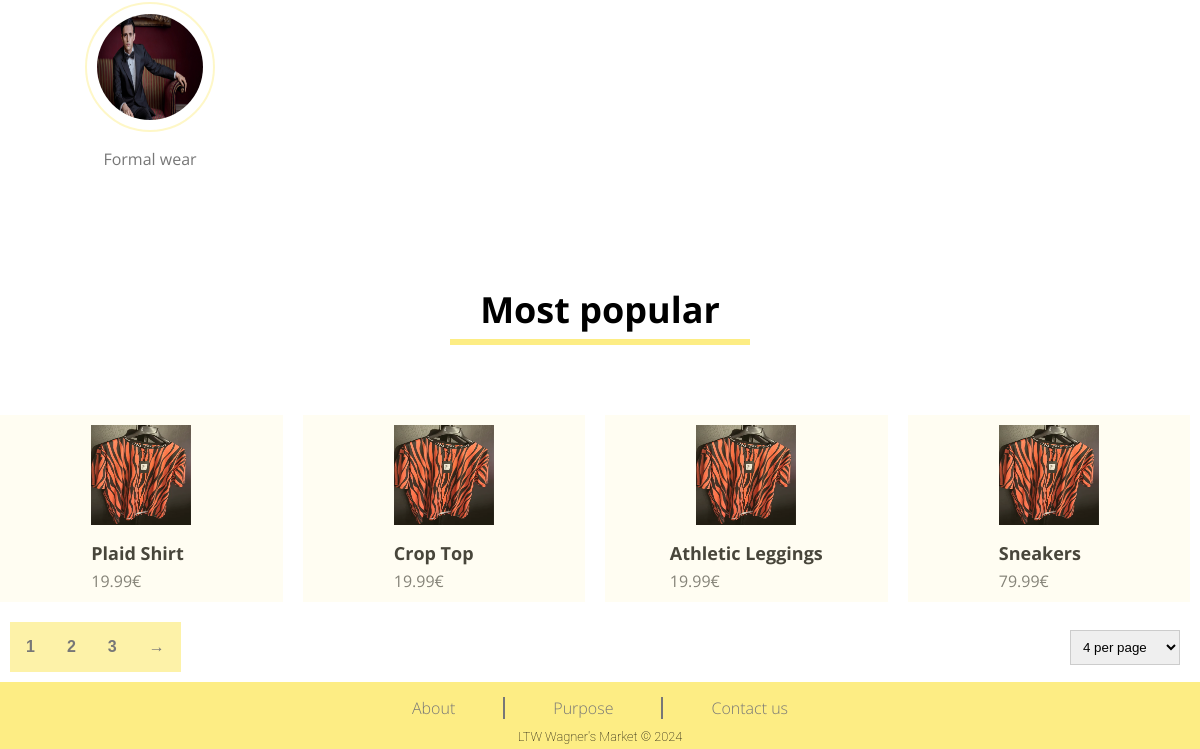
The page /public/pages (lower part) on the database as committed earlier.
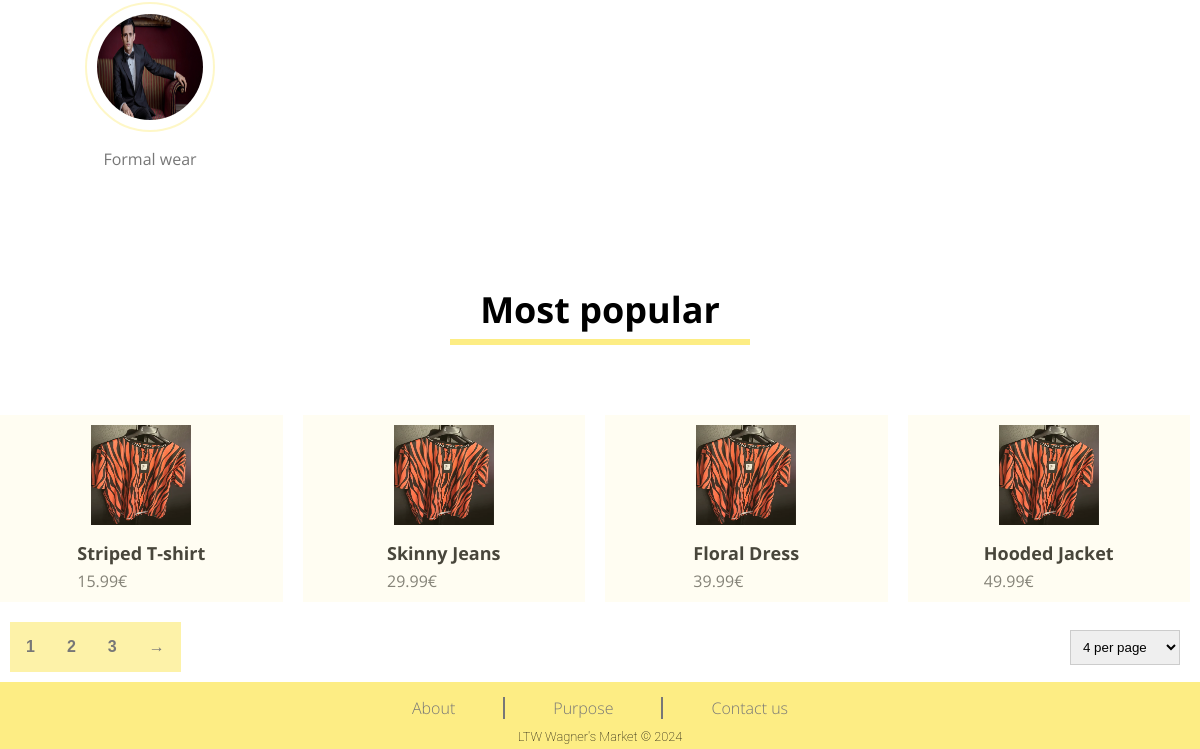
The same page on the database as committed later.
### tables this page shows
CREATE TABLE CATEGORY (
    CategoryName TEXT NOT NULL,
    CategoryImage TEXT NOT NULL,
    CONSTRAINT Pk_CategoryName PRIMARY KEY (CategoryName)
);

CREATE TABLE ITEM (
    ItemId INTEGER PRIMARY KEY AUTOINCREMENT,
    UserId INTEGER NOT NULL,
    Title TEXT NOT NULL,
    Price FLOAT NOT NULL,
    Description TEXT NOT NULL,
    Condition TEXT NOT NULL,
    Size TEXT NOT NULL,
    Brand TEXT NOT NULL,
    ImagePath TEXT NOT NULL,
    WishlistCounter INTEGER DEFAULT 0,
    Timestamp DATETIME NOT NULL DEFAULT CURRENT_TIMESTAMP,
    CONSTRAINT PriceConstraint CHECK (Price > 0),
    FOREIGN KEY (UserId) REFERENCES USER (UserId) ON DELETE CASCADE ON UPDATE CASCADE,
    FOREIGN KEY (Condition) REFERENCES CONDITION (Condition) ON DELETE CASCADE ON UPDATE CASCADE,
    FOREIGN KEY (Size) REFERENCES SIZE (Size) ON DELETE CASCADE ON UPDATE CASCADE
);

### public/pages/index.php (called while the page is built, shortened)
<?php
require_once(__DIR__ . '/../../private/database/connection.db.php');
require_once(__DIR__ . '/../../private/database/item.class.php');
require_once(__DIR__ . '/../../private/database/category.class.php');
require_once(__DIR__ . '/../../private/templates/common.tpl.php');
require_once(__DIR__ . '/../../private/templates/category.tpl.php');
require_once(__DIR__ . '/../../private/templates/item.tpl.php');
$limit = 4;
$offset = 0;
$db = getDatabaseConnection();
$categories = Category::getCategories($db);
$items = Item::getMostPopularItems($db, $limit, $offset);
$numItems = Item::getNumItems($db);
drawCategories($categories);
drawItems("Most popular", $items);
drawPagination(intval(ceil($numItems / $limit)), "most_popular");
?>

### private/database/category.class.php (called while the page is built, shortened)
<?php
class Category
{
    public function __construct(string $categoryName, string $categoryImage)
    {
        $this->categoryName = $categoryName;
        $this->categoryImage = $categoryImage;
    }
    static function getCategories(PDO $db): array
    {
        $stmt = $db->prepare('SELECT CategoryName, CategoryImage FROM CATEGORY');
        $stmt->execute(array());
        $categories = array();
        while ($category = $stmt->fetch()) {
            $categories[] = new Category(
                $category['CategoryName'],
                $category['CategoryImage']
            );
        }
        return $categories;
    }
}
?>

### private/database/item.class.php (called while the page is built, shortened)
<?php
class Item
{
    public function __construct(int $itemId, int $userId, string $title, float $price, string $description, string $condition, string $size, string $brand, string $imagePath, int $wishlistCounter, string $timeStamp)
    {
        $this->itemId = $itemId;
        $this->title = $title;
        $this->price = $price;
        $this->imagePath = $imagePath;
    }
    static function getMostPopularItems(PDO $db, int $count, int $offset): array
    {
        $stmt = $db->prepare('SELECT ItemId, UserId, Title, Price, Description, Condition,
            Size, Brand, ImagePath, WishlistCounter, Timestamp FROM ITEM ORDER BY WishlistCounter DESC LIMIT ? OFFSET ?');
        $stmt->execute(array($count, $offset));
        $items = array();
        while ($item = $stmt->fetch()) {
            $items[] = new Item(
                $item['ItemId'],
                $item['UserId'],
                $item['Title'],
                $item['Price'],
                $item['Description'],
                $item['Condition'],
                $item['Size'],
                $item['Brand'],
                $item['ImagePath'],
                $item['WishlistCounter'],
                $item['Timestamp']
            );
        }
        return $items;
    }
}
?>

### private/templates/category.tpl.php (the view, shortened to what this page needs)
<?php function drawCategories(array $categories) { ?>
    <section id="title">
        <ul class="category-list">
            <?php foreach($categories as $category) { ?>
                <li class="category-item">
                    <a href="../../public/pages/search.php?category=<?=$category->categoryName?>">
                        <img src="<?=$category->categoryImage?>" alt="<?=$category->categoryName?>">
                        <span><?=$category->categoryName?></span>
                    </a>
                </li>
            <?php } ?>
        </ul>
    </section>
<?php } ?>

### private/templates/item.tpl.php (shortened to what this page needs)
<?php
require_once(__DIR__ . '/../database/item.class.php');
require_once(__DIR__ . '/../database/category.class.php');
?>
<?php function drawItems(string $header, array $items): void
{ ?>
        <section id="title">
            <h2>
                <?=$header?>
            </h2>
            <hr class="line-yellow">
        </section>
        <ul class="draw-items" id="draw-items">
            <?php foreach($items as $item) { ?>
                <li class="item-card">
                    <a href="../../public/pages/item.php?id=<?=$item->itemId?>">
                        <img src="<?= $item->imagePath?>" style="width: 100px; height: 100px;">
                        <h4><?=$item->title?></h4>
                        <p><?=number_format($item->price, 2)?>€</p>
                    </a>
                </li>
            <?php } ?>
        </ul>
<?php }?>
<?php function drawPagination(int $pages, string $id) { ?>
    <section class="pagination-container">
        <section class="pagination" id="<?= $id ?>">
            <?php for ($i = 1; $i <= min($pages, 3); $i++) { ?>
                <button id="pagination-button" class="pagination-button"><?= $i ?></button>
            <?php } ?>
            <?php if ($pages > 4) { ?>
                <button id="pagination-button" class="pagination-button">&#8594;</button>
            <?php } ?>
        </section>
        <select id="itemsPerPage">
            <option value="4">4 per page</option>
        </select>
    </section>
<?php } ?>

Rows that differ between the two databases and show on the page:
no longer on this page (row edited): item: ImagePath (picture), Title "Plaid Shirt", Price "19.99"
no longer on this page (row edited): item: ImagePath (picture), Title "Crop Top", Price "19.99"
no longer on this page (row edited): item: ImagePath (picture), Title "Athletic Leggings", Price "19.99"
no longer on this page (row edited): item: ImagePath (picture), Title "Sneakers", Price "79.99"
now on this page (row edited): item: ImagePath (picture), Title "Striped T-shirt", Price "15.99"
now on this page (row edited): item: ImagePath (picture), Title "Skinny Jeans", Price "29.99"
now on this page (row edited): item: ImagePath (picture), Title "Floral Dress", Price "39.99"
now on this page (row edited): item: ImagePath (picture), Title "Hooded Jacket", Price "49.99"
